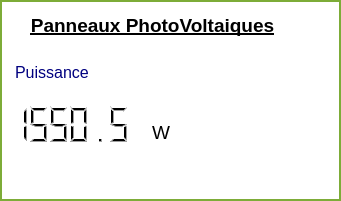
     <widget class="QWidget" name="SolarPanel" native="true">
      <property name="geometry">
       <rect>
        <x>10</x>
        <y>98</y>
        <width>341</width>
        <height>201</height>
       </rect>
      </property>
      <property name="styleSheet">
       <string notr="true">background-color: rgb(255, 255, 255);border:2px solid rgb(125, 172, 56);</string>
      </property>
      <widget class="QLabel" name="solarIMG">
       <property name="geometry">
        <rect>
         <x>230</x>
         <y>50</y>
         <width>91</width>
         <height>71</height>
        </rect>
       </property>
       <property name="styleSheet">
        <string notr="true">border:1px solid rgb(255, 255, 255);</string>
       </property>
       <property name="text">
        <string/>
       </property>
       <property name="pixmap">
        <pixmap>images/solar.png</pixmap>
       </property>
       <property name="scaledContents">
        <bool>true</bool>
       </property>
      </widget>
      <widget class="QLabel" name="label_2">
       <property name="geometry">
        <rect>
         <x>7</x>
         <y>10</y>
         <width>291</width>
         <height>31</height>
        </rect>
       </property>
       <property name="palette">
        <palette>
         <active>
          <colorrole role="WindowText">
           <brush brushstyle="SolidPattern">
            <color alpha="255">
             <red>0</red>
             <green>0</green>
             <blue>0</blue>
            </color>
           </brush>
          </colorrole>
          <colorrole role="Button">
           <brush brushstyle="SolidPattern">
            <color alpha="255">
             <red>255</red>
             <green>255</green>
             <blue>255</blue>
            </color>
           </brush>
          </colorrole>
          <colorrole role="Light">
           <brush brushstyle="SolidPattern">
            <color alpha="255">
             <red>255</red>
             <green>255</green>
             <blue>255</blue>
            </color>
           </brush>
          </colorrole>
          <colorrole role="Midlight">
           <brush brushstyle="SolidPattern">
            <color alpha="255">
             <red>255</red>
             <green>255</green>
             <blue>255</blue>
            </color>
           </brush>
          </colorrole>
          <colorrole role="Dark">
           <brush brushstyle="SolidPattern">
            <color alpha="255">
             <red>127</red>
             <green>127</green>
             <blue>127</blue>
            </color>
           </brush>
          </colorrole>
          <colorrole role="Mid">
           <brush brushstyle="SolidPattern">
            <color alpha="255">
             <red>170</red>
             <green>170</green>
             <blue>170</blue>
            </color>
           </brush>
          </colorrole>
          <colorrole role="Text">
           <brush brushstyle="SolidPattern">
            <color alpha="255">
             <red>0</red>
             <green>0</green>
             <blue>0</blue>
            </color>
           </brush>
          </colorrole>
          <colorrole role="BrightText">
           <brush brushstyle="SolidPattern">
            <color alpha="255">
             <red>255</red>
             <green>255</green>
             <blue>255</blue>
            </color>
           </brush>
          </colorrole>
          <colorrole role="ButtonText">
           <brush brushstyle="SolidPattern">
            <color alpha="255">
             <red>0</red>
             <green>0</green>
             <blue>0</blue>
            </color>
           </brush>
          </colorrole>
          <colorrole role="Base">
           <brush brushstyle="SolidPattern">
            <color alpha="255">
             <red>255</red>
             <green>255</green>
             <blue>255</blue>
            </color>
           </brush>
          </colorrole>
          <colorrole role="Window">
           <brush brushstyle="SolidPattern">
            <color alpha="255">
             <red>255</red>
             <green>255</green>
             <blue>255</blue>
            </color>
           </brush>
          </colorrole>
          <colorrole role="Shadow">
           <brush brushstyle="SolidPattern">
            <color alpha="255">
             <red>0</red>
             <green>0</green>
             <blue>0</blue>
            </color>
           </brush>
          </colorrole>
          <colorrole role="AlternateBase">
           <brush brushstyle="SolidPattern">
            <color alpha="255">
             <red>255</red>
             <green>255</green>
             <blue>255</blue>
            </color>
           </brush>
          </colorrole>
          <colorrole role="ToolTipBase">
           <brush brushstyle="SolidPattern">
            <color alpha="255">
             <red>255</red>
             <green>255</green>
             <blue>220</blue>
            </color>
           </brush>
          </colorrole>
          <colorrole role="ToolTipText">
           <brush brushstyle="SolidPattern">
            <color alpha="255">
             <red>0</red>
             <green>0</green>
             <blue>0</blue>
            </color>
           </brush>
          </colorrole>
         </active>
         <inactive>
          <colorrole role="WindowText">
           <brush brushstyle="SolidPattern">
            <color alpha="255">
             <red>0</red>
             <green>0</green>
             <blue>0</blue>
            </color>
           </brush>
          </colorrole>
          <colorrole role="Button">
           <brush brushstyle="SolidPattern">
            <color alpha="255">
             <red>255</red>
             <green>255</green>
             <blue>255</blue>
            </color>
           </brush>
          </colorrole>
          <colorrole role="Light">
           <brush brushstyle="SolidPattern">
            <color alpha="255">
             <red>255</red>
             <green>255</green>
             <blue>255</blue>
            </color>
           </brush>
          </colorrole>
          <colorrole role="Midlight">
           <brush brushstyle="SolidPattern">
            <color alpha="255">
             <red>255</red>
             <green>255</green>
             <blue>255</blue>
            </color>
           </brush>
          </colorrole>
          <colorrole role="Dark">
           <brush brushstyle="SolidPattern">
            <color alpha="255">
             <red>127</red>
             <green>127</green>
             <blue>127</blue>
            </color>
           </brush>
          </colorrole>
          <colorrole role="Mid">
           <brush brushstyle="SolidPattern">
            <color alpha="255">
             <red>170</red>
             <green>170</green>
             <blue>170</blue>
            </color>
           </brush>
          </colorrole>
          <colorrole role="Text">
           <brush brushstyle="SolidPattern">
            <color alpha="255">
             <red>0</red>
             <green>0</green>
             <blue>0</blue>
            </color>
           </brush>
          </colorrole>
          <colorrole role="BrightText">
           <brush brushstyle="SolidPattern">
            <color alpha="255">
             <red>255</red>
             <green>255</green>
             <blue>255</blue>
            </color>
           </brush>
          </colorrole>
          <colorrole role="ButtonText">
           <brush brushstyle="SolidPattern">
            <color alpha="255">
             <red>0</red>
             <green>0</green>
             <blue>0</blue>
            </color>
           </brush>
          </colorrole>
          <colorrole role="Base">
           <brush brushstyle="SolidPattern">
            <color alpha="255">
             <red>255</red>
             <green>255</green>
             <blue>255</blue>
            </color>
           </brush>
          </colorrole>
          <colorrole role="Window">
           <brush brushstyle="SolidPattern">
            <color alpha="255">
             <red>255</red>
             <green>255</green>
             <blue>255</blue>
            </color>
           </brush>
          </colorrole>
          <colorrole role="Shadow">
           <brush brushstyle="SolidPattern">
            <color alpha="255">
             <red>0</red>
             <green>0</green>
             <blue>0</blue>
            </color>
           </brush>
          </colorrole>
          <colorrole role="AlternateBase">
           <brush brushstyle="SolidPattern">
            <color alpha="255">
             <red>255</red>
             <green>255</green>
             <blue>255</blue>
            </color>
           </brush>
          </colorrole>
          <colorrole role="ToolTipBase">
           <brush brushstyle="SolidPattern">
            <color alpha="255">
             <red>255</red>
             <green>255</green>
             <blue>220</blue>
            </color>
           </brush>
          </colorrole>
          <colorrole role="ToolTipText">
           <brush brushstyle="SolidPattern">
            <color alpha="255">
             <red>0</red>
             <green>0</green>
             <blue>0</blue>
            </color>
           </brush>
          </colorrole>
         </inactive>
         <disabled>
          <colorrole role="WindowText">
           <brush brushstyle="SolidPattern">
            <color alpha="255">
             <red>0</red>
             <green>0</green>
             <blue>0</blue>
            </color>
           </brush>
          </colorrole>
          <colorrole role="Button">
           <brush brushstyle="SolidPattern">
            <color alpha="255">
             <red>255</red>
             <green>255</green>
             <blue>255</blue>
            </color>
           </brush>
          </colorrole>
          <colorrole role="Light">
           <brush brushstyle="SolidPattern">
            <color alpha="255">
             <red>255</red>
             <green>255</green>
             <blue>255</blue>
            </color>
           </brush>
          </colorrole>
          <colorrole role="Midlight">
           <brush brushstyle="SolidPattern">
            <color alpha="255">
             <red>255</red>
             <green>255</green>
             <blue>255</blue>
            </color>
           </brush>
          </colorrole>
          <colorrole role="Dark">
           <brush brushstyle="SolidPattern">
            <color alpha="255">
             <red>127</red>
             <green>127</green>
             <blue>127</blue>
            </color>
           </brush>
          </colorrole>
          <colorrole role="Mid">
           <brush brushstyle="SolidPattern">
            <color alpha="255">
             <red>170</red>
             <green>170</green>
             <blue>170</blue>
            </color>
           </brush>
          </colorrole>
          <colorrole role="Text">
           <brush brushstyle="SolidPattern">
            <color alpha="255">
             <red>0</red>
             <green>0</green>
             <blue>0</blue>
            </color>
           </brush>
          </colorrole>
          <colorrole role="BrightText">
           <brush brushstyle="SolidPattern">
            <color alpha="255">
             <red>255</red>
             <green>255</green>
             <blue>255</blue>
            </color>
           </brush>
          </colorrole>
          <colorrole role="ButtonText">
           <brush brushstyle="SolidPattern">
            <color alpha="255">
             <red>0</red>
             <green>0</green>
             <blue>0</blue>
            </color>
           </brush>
          </colorrole>
          <colorrole role="Base">
           <brush brushstyle="SolidPattern">
            <color alpha="255">
             <red>255</red>
             <green>255</green>
             <blue>255</blue>
            </color>
           </brush>
          </colorrole>
          <colorrole role="Window">
           <brush brushstyle="SolidPattern">
            <color alpha="255">
             <red>255</red>
             <green>255</green>
             <blue>255</blue>
            </color>
           </brush>
          </colorrole>
          <colorrole role="Shadow">
           <brush brushstyle="SolidPattern">
            <color alpha="255">
             <red>0</red>
             <green>0</green>
             <blue>0</blue>
            </color>
           </brush>
          </colorrole>
          <colorrole role="AlternateBase">
           <brush brushstyle="SolidPattern">
            <color alpha="255">
             <red>255</red>
             <green>255</green>
             <blue>255</blue>
            </color>
           </brush>
          </colorrole>
          <colorrole role="ToolTipBase">
           <brush brushstyle="SolidPattern">
            <color alpha="255">
             <red>255</red>
             <green>255</green>
             <blue>220</blue>
            </color>
           </brush>
          </colorrole>
          <colorrole role="ToolTipText">
           <brush brushstyle="SolidPattern">
            <color alpha="255">
             <red>0</red>
             <green>0</green>
             <blue>0</blue>
            </color>
           </brush>
          </colorrole>
         </disabled>
        </palette>
       </property>
       <property name="font">
        <font>
         <family>Arial</family>
         <pointsize>14</pointsize>
         <weight>75</weight>
         <bold>true</bold>
         <underline>true</underline>
        </font>
       </property>
       <property name="layoutDirection">
        <enum>Qt::LeftToRight</enum>
       </property>
       <property name="styleSheet">
        <string notr="true">color: rgb(0, 0, 0);
border:3px solid white;</string>
       </property>
       <property name="text">
        <string>Panneaux PhotoVoltaiques</string>
       </property>
       <property name="alignment">
        <set>Qt::AlignCenter</set>
       </property>
       <property name="margin">
        <number>-1</number>
       </property>
       <property name="indent">
        <number>-2</number>
       </property>
      </widget>
      <widget class="QLabel" name="label_7">
       <property name="geometry">
        <rect>
         <x>10</x>
         <y>60</y>
         <width>81</width>
         <height>25</height>
        </rect>
       </property>
       <property name="font">
        <font>
         <family>Arial</family>
         <pointsize>12</pointsize>
        </font>
       </property>
       <property name="styleSheet">
        <string notr="true">color:rgb(0, 0, 127);border:1px solid rgb(255, 255, 255);</string>
       </property>
       <property name="text">
        <string>Puissance</string>
       </property>
      </widget>
      <widget class="QLCDNumber" name="pvPower">
       <property name="geometry">
        <rect>
         <x>3</x>
         <y>104</y>
         <width>131</width>
         <height>41</height>
        </rect>
       </property>
       <property name="font">
        <font>
         <pointsize>10</pointsize>
         <weight>75</weight>
         <bold>true</bold>
        </font>
       </property>
       <property name="styleSheet">
        <string notr="true">color:rgb(0, 0, 0);border:1px solid rgb(255, 255, 255);</string>
       </property>
       <property name="digitCount">
        <number>6</number>
       </property>
       <property name="value" stdset="0">
        <double>1550.549999999999955</double>
       </property>
      </widget>
      <widget class="QLabel" name="label_8">
       <property name="geometry">
        <rect>
         <x>146</x>
         <y>122</y>
         <width>47</width>
         <height>21</height>
        </rect>
       </property>
       <property name="font">
        <font>
         <pointsize>14</pointsize>
        </font>
       </property>
       <property name="styleSheet">
        <string notr="true">color:rgb(0, 0, 0);border:1px solid rgb(255, 255, 255);</string>
       </property>
       <property name="text">
        <string>W</string>
       </property>
      </widget>
     </widget>
